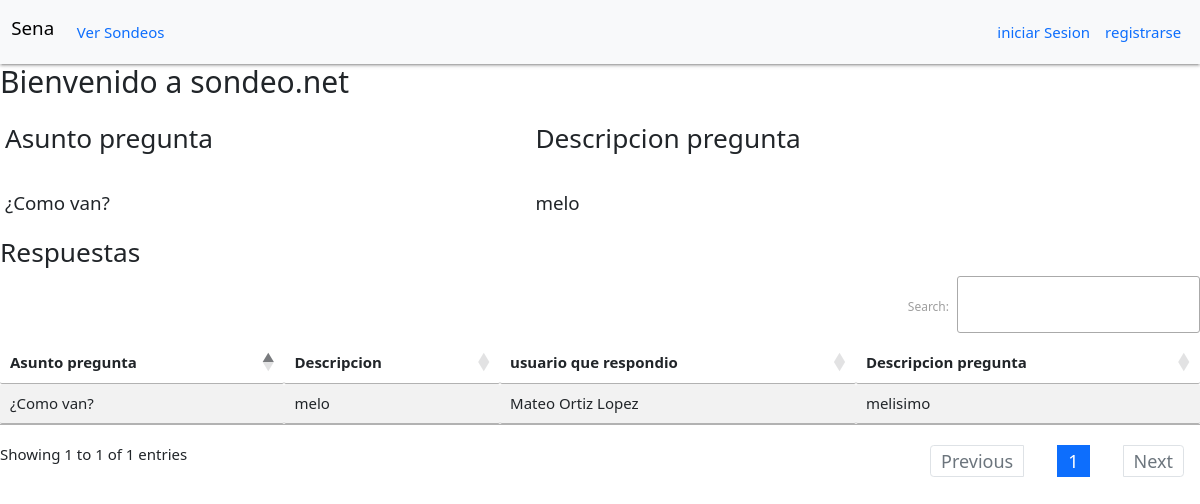
The app's page /sondeo/mostrarRes/2 with its own data.
### sondeo/models.py (models this page shows, shortened)
class Sondeos(models.Model):
    idSondeos = models.AutoField(primary_key=True)
    idAdmin = models.ForeignKey(Administradores, on_delete= models.CASCADE)
    asunto = models.CharField(max_length=100)
    descripcion = models.TextField()
    hb = (
        ('s', 'si'),
        ('n', 'no'),
    )
    habilitado = models.CharField(max_length=2, choices=hb, default="n")
    grupoPoblacional = models.CharField(max_length=100)
    comuna = models.CharField(max_length=100)
    barrio = models.CharField(max_length=100)
    imagen = models.CharField(max_length=100)
    edadMinima = models.IntegerField(default=0)
    edadMaxima = models.IntegerField(default=0)
    tematica = models.CharField(max_length=100)
    fechaPublicacion = models.DateField()
    fechaFinPublicacion = models.DateField()
    fechaCreacion = models.DateTimeField(auto_now_add=True)
    ob = (
        ('s', 'si'),
        ('n', 'no'),
    )
    obligatorio = models.CharField(max_length=2, choices=ob, default="n")

class Respuesta(models.Model):
    fecha=models.DateTimeField(auto_now_add=True)
    idCertificados=models.ForeignKey(Certificados,on_delete=models.CASCADE)
    idSondeo=models.ForeignKey(Sondeos, on_delete=models.CASCADE)
    idUsuario=models.ForeignKey(Usuario, on_delete=models.CASCADE)
    respuesta = models.TextField()

class Usuario(models.Model):
    idUsuario = models.AutoField(primary_key=True)
    nombresCompletos = models.CharField(max_length=100)
    tD = (
        ('ti', 'Tarjeta de identidad'),
        ('cc', 'Cedula de Ciudadania'),
        ('ce', 'Cedula de Extranjeria'),
    )
    tipoDocumento = models.CharField(max_length=2, choices=tD)
    numeroDocumento = models.CharField(max_length=100)
    sx = (
        ('M', 'Masculino'),
        ('F', 'Femenino'),
        ('I', 'Intersexual'),
        ('IN', 'Indefinido'),
        ('P', 'Prefieren no decir'),
    )
    sexo = models.CharField(max_length=2, choices=sx)
    telefonoCelular = models.IntegerField()
    telefonoFijo = models.IntegerField()
    correo = models.CharField(max_length=100)
    municipio = models.CharField(max_length=100)
    direccion = models.CharField(max_length=100)
    barrio_vereda = models.CharField(max_length=100, default="Fatima")
    fechaNacimiento = models.DateField()
    etnia = models.CharField(max_length=100, default="ninguno")
    condicionDiscapacidad = models.CharField(max_length=100, default="ninguna")
    estractoRecidencial = models.IntegerField()
    nivelEducativo= models.CharField(max_length=100)
    dp = (
        ('s', 'si'),
        ('n', 'no'),
    )
    dispositivo = models.CharField(max_length=2, choices=dp, default="si")
    cdp = (
        ('TM', 'T. movil'),
        ('c', 'Computador'),
        ('Tb','Tablet'),
        ('Ot','Otro')
    )
    tipoDispositivo = models.CharField(max_length=100, choices=cdp, default="TM")
    cn = (
        ('s', 'si'),
        ('n', 'no'),
    )
    conectividad = models.CharField(max_length=2, choices=cn, default="s")
    TA = (
        ('Sd', 'Subsidiado'),
        ('Ct', 'contributivo'),
    )
    tipoAfiliacion = models.CharField(max_length=2, choices=TA, default="Sd")
    usuario = models.CharField(max_length=100)
    contrasena = models.CharField(max_length=100)
    def __str__(self) -> str:
        return str(self.nombresCompletos)

### sondeo/views.py (the view)
# urls.py: path('mostrarRes/<int:pk>', views.traerRes, name="mostrarRes"),
def traerRes(request, pk):
    son = Sondeos.objects.get(idSondeos=pk)
    Res = Respuesta.objects.filter(idSondeo=pk)
    if request.session.get('autenticado'):
        usuario = request.session.get('autenticado')
        contestar = True
        for i in Res:
            print(usuario[2])
            if i.idUsuario.idUsuario == usuario[2]:
                contestar = False
                contexto = {'respuestas' : Res, 'sondeos':son, 'contestar':contestar}
                print(contestar)
                return render(request, "index/respuestas.html", contexto)
        if contestar == True:
            if usuario[0] == "A":
                contestar = False
                contexto = {'respuestas' : Res, 'sondeos':son, 'contestar':contestar}
                return render(request, "index/respuestas.html", contexto)
            else:
                contexto = {'respuestas' : Res, 'sondeos':son, 'contestar':contestar}
                print (contestar)
                return render(request, "index/respuestas.html", contexto)
    else:
        contexto = {'respuestas' : Res, 'sondeos':son}
        return render(request, "index/respuestas.html", contexto)

### sondeo/templates/index/respuestas.html (shortened to what this page needs)
{% extends 'base.html' %} {% load static %}
{% block body %}
<h2>Bienvenido a sondeo.net {% if request.session.autenticado %}{{ request.session.autenticado.2 }}{% endif %}</h2>
{% if sondeos %}
<table>
    <thead>
        <tr>
            <th>
                <h3>Asunto pregunta</h3>
            </th>
            <th>
                <h3>Descripcion pregunta</h3>
            </th>
        </tr>
    </thead>
    <tbody>
        <tr>
            <td>
                <h5>{{ sondeos.asunto }}</h5>
            </td>
            <td>
                <h5>{{ sondeos.descripcion }}</h5>
            </td>
        </tr>
    </tbody>
</table>
<h3>Respuestas</h3>
{% if respuestas %}
<table id="example3" class="table table-striped" style="width:100%">
    <thead>
        <tr>
            <th>Asunto pregunta</th>
            <th>Descripcion</th>
            <th>usuario que respondio</th>
            <th>Descripcion pregunta</th>
        </tr>
    </thead>
    <tbody>
        {% for respuesta in respuestas %}
        <tr>
            <td>{{ sondeos.asunto }}</td>
            <td>{{ sondeos.descripcion }}</td>
            <td>{{ respuesta.idUsuario }}</td>
            <td>{{ respuesta.respuesta }}</td>
        </tr>
        {% endfor %}
    </tbody>
</table>
{% else %}
<div>
    <h5>No hay respuestas</h5><br />
</div>
{% endif %}
{% endif %}
{% endblock %}

### records on screen
Sondeos: asunto "¿Como van?", descripcion "melo"
Respuesta: idUsuario "Mateo Ortiz Lopez", respuesta "melisimo"
